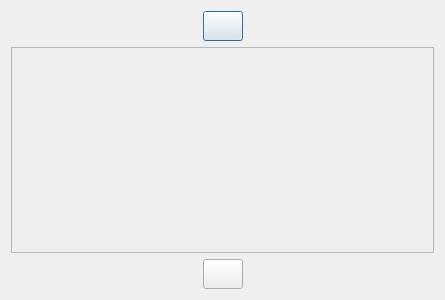
<?xml version="1.0" encoding="UTF-8"?>
<ui version="4.0">
 <class>FilterForm</class>
 <widget class="QDialog" name="FilterForm">
  <property name="geometry">
   <rect>
    <x>0</x>
    <y>0</y>
    <width>445</width>
    <height>300</height>
   </rect>
  </property>
  <property name="windowTitle">
   <string>Filter</string>
  </property>
  <layout class="QVBoxLayout" name="verticalLayout">
   <item>
    <layout class="QHBoxLayout" name="horizontalLayout_2">
     <item>
      <spacer name="horizontalSpacer_2">
       <property name="orientation">
        <enum>Qt::Horizontal</enum>
       </property>
       <property name="sizeHint" stdset="0">
        <size>
         <width>40</width>
         <height>20</height>
        </size>
       </property>
      </spacer>
     </item>
     <item>
      <widget class="QPushButton" name="pbAddRow">
       <property name="minimumSize">
        <size>
         <width>30</width>
         <height>30</height>
        </size>
       </property>
       <property name="toolTip">
        <string>Add row</string>
       </property>
       <property name="styleSheet">
        <string notr="true">QPushButton {
	border-image:url(:/images/add.png);
}

</string>
       </property>
       <property name="text">
        <string/>
       </property>
      </widget>
     </item>
     <item>
      <spacer name="horizontalSpacer">
       <property name="orientation">
        <enum>Qt::Horizontal</enum>
       </property>
       <property name="sizeHint" stdset="0">
        <size>
         <width>40</width>
         <height>20</height>
        </size>
       </property>
      </spacer>
     </item>
    </layout>
   </item>
   <item>
    <widget class="QScrollArea" name="scrollArea">
     <property name="verticalScrollBarPolicy">
      <enum>Qt::ScrollBarAsNeeded</enum>
     </property>
     <property name="widgetResizable">
      <bool>true</bool>
     </property>
     <widget class="QWidget" name="scrollAreaWidgetContents">
      <property name="geometry">
       <rect>
        <x>0</x>
        <y>0</y>
        <width>425</width>
        <height>204</height>
       </rect>
      </property>
     </widget>
    </widget>
   </item>
   <item>
    <layout class="QHBoxLayout" name="horizontalLayout">
     <item>
      <spacer name="horizontalSpacer_4">
       <property name="orientation">
        <enum>Qt::Horizontal</enum>
       </property>
       <property name="sizeHint" stdset="0">
        <size>
         <width>40</width>
         <height>20</height>
        </size>
       </property>
      </spacer>
     </item>
     <item>
      <widget class="QPushButton" name="pbSave">
       <property name="minimumSize">
        <size>
         <width>30</width>
         <height>30</height>
        </size>
       </property>
       <property name="toolTip">
        <string>Save</string>
       </property>
       <property name="styleSheet">
        <string notr="true">QPushButton {
	border-image:url(:/images/save.png);
}

</string>
       </property>
       <property name="text">
        <string/>
       </property>
      </widget>
     </item>
     <item>
      <spacer name="horizontalSpacer_3">
       <property name="orientation">
        <enum>Qt::Horizontal</enum>
       </property>
       <property name="sizeHint" stdset="0">
        <size>
         <width>40</width>
         <height>20</height>
        </size>
       </property>
      </spacer>
     </item>
    </layout>
   </item>
  </layout>
 </widget>
 <resources/>
 <connections/>
</ui>
